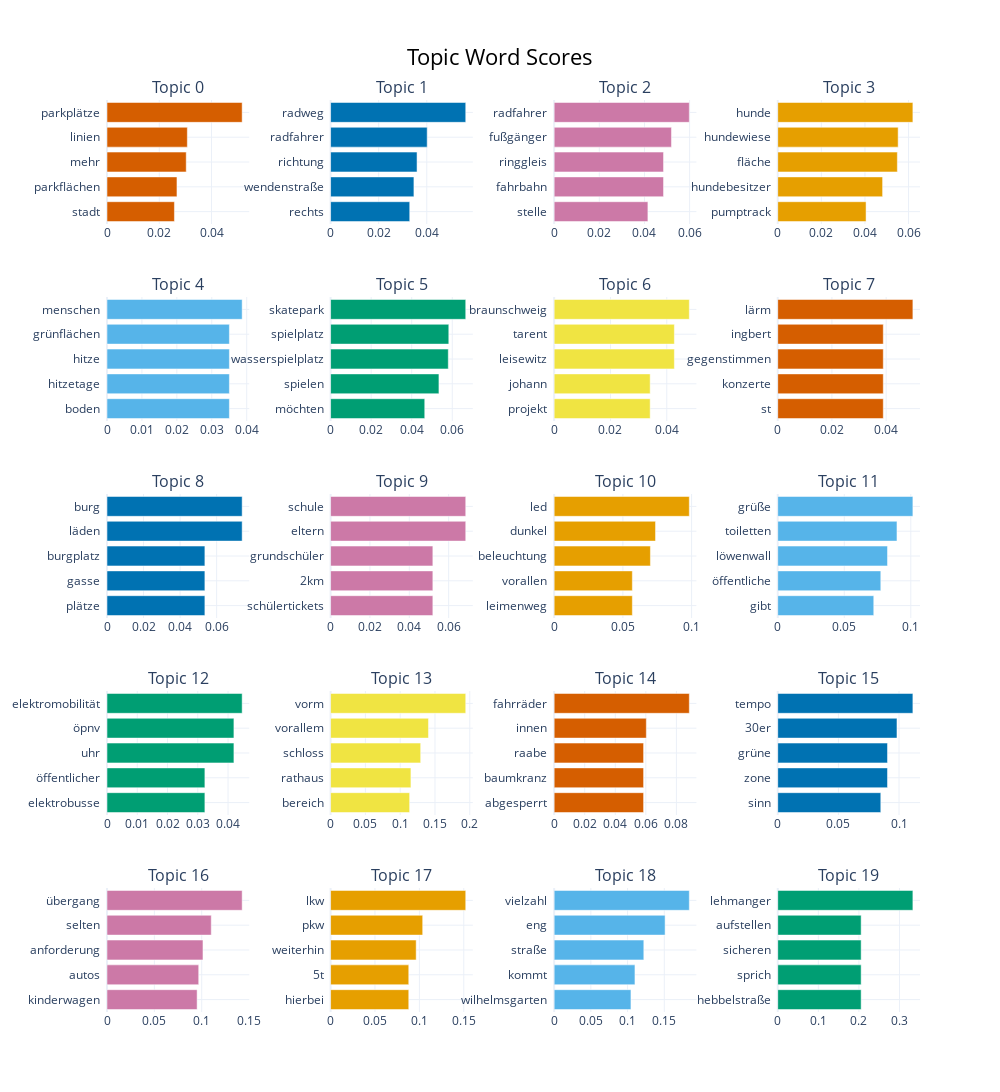

Notebook code for this chart:
### Code cell
topic_model.visualize_barchart(top_n_topics=20)

### Figure 1 — Plotly figure (JSON) as saved in the notebook; plotly's stock layout.template omitted (floating-point values rounded to 4 significant figures)
{"data": [{"marker": {"color": "#D55E00"}, "orientation": "h", "type": "bar", "x": [0.02581, 0.02678, 0.03032, 0.03075, 0.05173], "xaxis": "x", "y": ["stadt  ", "parkflächen  ", "mehr  ", "linien  ", "parkplätze  "], "yaxis": "y"}, {"marker": {"color": "#0072B2"}, "orientation": "h", "type": "bar", "x": [0.03292, 0.03466, 0.03596, 0.04017, 0.05621], "xaxis": "x2", "y": ["rechts  ", "wendenstraße  ", "richtung  ", "radfahrer  ", "radweg  "], "yaxis": "y2"}, {"marker": {"color": "#CC79A7"}, "orientation": "h", "type": "bar", "x": [0.04152, 0.04844, 0.04844, 0.05196, 0.05986], "xaxis": "x3", "y": ["stelle  ", "fahrbahn  ", "ringgleis  ", "fußgänger  ", "radfahrer  "], "yaxis": "y3"}, {"marker": {"color": "#E69F00"}, "orientation": "h", "type": "bar", "x": [0.04052, 0.0481, 0.05486, 0.05523, 0.06199], "xaxis": "x4", "y": ["pumptrack  ", "hundebesitzer  ", "fläche  ", "hundewiese  ", "hunde  "], "yaxis": "y4"}, {"marker": {"color": "#56B4E9"}, "orientation": "h", "type": "bar", "x": [0.03504, 0.03504, 0.03504, 0.03504, 0.0387], "xaxis": "x5", "y": ["boden  ", "hitzetage  ", "hitze  ", "grünflächen  ", "menschen  "], "yaxis": "y5"}, {"marker": {"color": "#009E73"}, "orientation": "h", "type": "bar", "x": [0.04643, 0.05343, 0.05804, 0.05829, 0.06665], "xaxis": "x6", "y": ["möchten  ", "spielen  ", "wasserspielplatz  ", "spielplatz  ", "skatepark  "], "yaxis": "y6"}, {"marker": {"color": "#F0E442"}, "orientation": "h", "type": "bar", "x": [0.0341, 0.0341, 0.04269, 0.04269, 0.048], "xaxis": "x7", "y": ["projekt  ", "johann  ", "leisewitz  ", "tarent  ", "braunschweig  "], "yaxis": "y7"}, {"marker": {"color": "#D55E00"}, "orientation": "h", "type": "bar", "x": [0.03894, 0.03894, 0.03894, 0.03894, 0.04987], "xaxis": "x8", "y": ["st  ", "konzerte  ", "gegenstimmen  ", "ingbert  ", "lärm  "], "yaxis": "y8"}, {"marker": {"color": "#0072B2"}, "orientation": "h", "type": "bar", "x": [0.05357, 0.05357, 0.05357, 0.07397, 0.07397], "xaxis": "x9", "y": ["plätze  ", "gasse  ", "burgplatz  ", "läden  ", "burg  "], "yaxis": "y9"}, {"marker": {"color": "#CC79A7"}, "orientation": "h", "type": "bar", "x": [0.05197, 0.05197, 0.05197, 0.06868, 0.06868], "xaxis": "x10", "y": ["schülertickets  ", "2km  ", "grundschüler  ", "eltern  ", "schule  "], "yaxis": "y10"}, {"marker": {"color": "#E69F00"}, "orientation": "h", "type": "bar", "x": [0.05688, 0.05688, 0.07004, 0.07375, 0.09833], "xaxis": "x11", "y": ["leimenweg  ", "vorallen  ", "beleuchtung  ", "dunkel  ", "led  "], "yaxis": "y11"}, {"marker": {"color": "#56B4E9"}, "orientation": "h", "type": "bar", "x": [0.07217, 0.07745, 0.08248, 0.0896, 0.1016], "xaxis": "x12", "y": ["gibt  ", "öffentliche  ", "löwenwall  ", "toiletten  ", "grüße  "], "yaxis": "y12"}, {"marker": {"color": "#009E73"}, "orientation": "h", "type": "bar", "x": [0.03235, 0.03235, 0.04194, 0.04194, 0.04467], "xaxis": "x13", "y": ["elektrobusse  ", "öffentlicher  ", "uhr  ", "öpnv  ", "elektromobilität  "], "yaxis": "y13"}, {"marker": {"color": "#F0E442"}, "orientation": "h", "type": "bar", "x": [0.1136, 0.1154, 0.1295, 0.1406, 0.1942], "xaxis": "x14", "y": ["bereich  ", "rathaus  ", "schloss  ", "vorallem  ", "vorm  "], "yaxis": "y14"}, {"marker": {"color": "#D55E00"}, "orientation": "h", "type": "bar", "x": [0.05853, 0.05853, 0.05853, 0.06031, 0.08845], "xaxis": "x15", "y": ["abgesperrt  ", "baumkranz  ", "raabe  ", "innen  ", "fahrräder  "], "yaxis": "y15"}, {"marker": {"color": "#0072B2"}, "orientation": "h", "type": "bar", "x": [0.08497, 0.09049, 0.09049, 0.0983, 0.1114], "xaxis": "x16", "y": ["sinn  ", "zone  ", "grüne  ", "30er  ", "tempo  "], "yaxis": "y16"}, {"marker": {"color": "#CC79A7"}, "orientation": "h", "type": "bar", "x": [0.09513, 0.09681, 0.1013, 0.1101, 0.1427], "xaxis": "x17", "y": ["kinderwagen  ", "autos  ", "anforderung  ", "selten  ", "übergang  "], "yaxis": "y17"}, {"marker": {"color": "#E69F00"}, "orientation": "h", "type": "bar", "x": [0.08805, 0.08805, 0.09639, 0.1037, 0.1522], "xaxis": "x18", "y": ["hierbei  ", "5t  ", "weiterhin  ", "pkw  ", "lkw  "], "yaxis": "y18"}, {"marker": {"color": "#56B4E9"}, "orientation": "h", "type": "bar", "x": [0.1046, 0.1101, 0.1221, 0.1511, 0.1841], "xaxis": "x19", "y": ["wilhelmsgarten  ", "kommt  ", "straße  ", "eng  ", "vielzahl  "], "yaxis": "y19"}, {"marker": {"color": "#009E73"}, "orientation": "h", "type": "bar", "x": [0.2054, 0.2054, 0.2054, 0.2054, 0.3329], "xaxis": "x20", "y": ["hebbelstraße  ", "sprich  ", "sicheren  ", "aufstellen  ", "lehmanger  "], "yaxis": "y20"}], "layout": {"annotations": [{"font": {"size": 16}, "showarrow": false, "text": "Topic 0", "x": 0.0875, "xanchor": "center", "xref": "paper", "y": 1.0, "yanchor": "bottom", "yref": "paper"}, {"font": {"size": 16}, "showarrow": false, "text": "Topic 1", "x": 0.3625, "xanchor": "center", "xref": "paper", "y": 1.0, "yanchor": "bottom", "yref": "paper"}, {"font": {"size": 16}, "showarrow": false, "text": "Topic 2", "x": 0.6375, "xanchor": "center", "xref": "paper", "y": 1.0, "yanchor": "bottom", "yref": "paper"}, {"font": {"size": 16}, "showarrow": false, "text": "Topic 3", "x": 0.9125, "xanchor": "center", "xref": "paper", "y": 1.0, "yanchor": "bottom", "yref": "paper"}, {"font": {"size": 16}, "showarrow": false, "text": "Topic 4", "x": 0.0875, "xanchor": "center", "xref": "paper", "y": 0.784, "yanchor": "bottom", "yref": "paper"}, {"font": {"size": 16}, "showarrow": false, "text": "Topic 5", "x": 0.3625, "xanchor": "center", "xref": "paper", "y": 0.784, "yanchor": "bottom", "yref": "paper"}, {"font": {"size": 16}, "showarrow": false, "text": "Topic 6", "x": 0.6375, "xanchor": "center", "xref": "paper", "y": 0.784, "yanchor": "bottom", "yref": "paper"}, {"font": {"size": 16}, "showarrow": false, "text": "Topic 7", "x": 0.9125, "xanchor": "center", "xref": "paper", "y": 0.784, "yanchor": "bottom", "yref": "paper"}, {"font": {"size": 16}, "showarrow": false, "text": "Topic 8", "x": 0.0875, "xanchor": "center", "xref": "paper", "y": 0.568, "yanchor": "bottom", "yref": "paper"}, {"font": {"size": 16}, "showarrow": false, "text": "Topic 9", "x": 0.3625, "xanchor": "center", "xref": "paper", "y": 0.568, "yanchor": "bottom", "yref": "paper"}, {"font": {"size": 16}, "showarrow": false, "text": "Topic 10", "x": 0.6375, "xanchor": "center", "xref": "paper", "y": 0.568, "yanchor": "bottom", "yref": "paper"}, {"font": {"size": 16}, "showarrow": false, "text": "Topic 11", "x": 0.9125, "xanchor": "center", "xref": "paper", "y": 0.568, "yanchor": "bottom", "yref": "paper"}, {"font": {"size": 16}, "showarrow": false, "text": "Topic 12", "x": 0.0875, "xanchor": "center", "xref": "paper", "y": 0.352, "yanchor": "bottom", "yref": "paper"}, {"font": {"size": 16}, "showarrow": false, "text": "Topic 13", "x": 0.3625, "xanchor": "center", "xref": "paper", "y": 0.352, "yanchor": "bottom", "yref": "paper"}, {"font": {"size": 16}, "showarrow": false, "text": "Topic 14", "x": 0.6375, "xanchor": "center", "xref": "paper", "y": 0.352, "yanchor": "bottom", "yref": "paper"}, {"font": {"size": 16}, "showarrow": false, "text": "Topic 15", "x": 0.9125, "xanchor": "center", "xref": "paper", "y": 0.352, "yanchor": "bottom", "yref": "paper"}, {"font": {"size": 16}, "showarrow": false, "text": "Topic 16", "x": 0.0875, "xanchor": "center", "xref": "paper", "y": 0.136, "yanchor": "bottom", "yref": "paper"}, {"font": {"size": 16}, "showarrow": false, "text": "Topic 17", "x": 0.3625, "xanchor": "center", "xref": "paper", "y": 0.136, "yanchor": "bottom", "yref": "paper"}, {"font": {"size": 16}, "showarrow": false, "text": "Topic 18", "x": 0.6375, "xanchor": "center", "xref": "paper", "y": 0.136, "yanchor": "bottom", "yref": "paper"}, {"font": {"size": 16}, "showarrow": false, "text": "Topic 19", "x": 0.9125, "xanchor": "center", "xref": "paper", "y": 0.136, "yanchor": "bottom", "yref": "paper"}], "height": 1250, "hoverlabel": {"bgcolor": "white", "font": {"family": "Rockwell", "size": 16}}, "showlegend": false, "title": {"font": {"color": "Black", "size": 22}, "text": "Topic Word Scores", "x": 0.5, "xanchor": "center", "yanchor": "top"}, "width": 1000, "xaxis": {"anchor": "y", "domain": [0, 0.175], "showgrid": true}, "xaxis10": {"anchor": "y10", "domain": [0.275, 0.45], "showgrid": true}, "xaxis11": {"anchor": "y11", "domain": [0.55, 0.725], "showgrid": true}, "xaxis12": {"anchor": "y12", "domain": [0.825, 1], "showgrid": true}, "xaxis13": {"anchor": "y13", "domain": [0, 0.175], "showgrid": true}, "xaxis14": {"anchor": "y14", "domain": [0.275, 0.45], "showgrid": true}, "xaxis15": {"anchor": "y15", "domain": [0.55, 0.725], "showgrid": true}, "xaxis16": {"anchor": "y16", "domain": [0.825, 1], "showgrid": true}, "xaxis17": {"anchor": "y17", "domain": [0, 0.175], "showgrid": true}, "xaxis18": {"anchor": "y18", "domain": [0.275, 0.45], "showgrid": true}, "xaxis19": {"anchor": "y19", "domain": [0.55, 0.725], "showgrid": true}, "xaxis2": {"anchor": "y2", "domain": [0.275, 0.45], "showgrid": true}, "xaxis20": {"anchor": "y20", "domain": [0.825, 1], "showgrid": true}, "xaxis3": {"anchor": "y3", "domain": [0.55, 0.725], "showgrid": true}, "xaxis4": {"anchor": "y4", "domain": [0.825, 1], "showgrid": true}, "xaxis5": {"anchor": "y5", "domain": [0, 0.175], "showgrid": true}, "xaxis6": {"anchor": "y6", "domain": [0.275, 0.45], "showgrid": true}, "xaxis7": {"anchor": "y7", "domain": [0.55, 0.725], "showgrid": true}, "xaxis8": {"anchor": "y8", "domain": [0.825, 1], "showgrid": true}, "xaxis9": {"anchor": "y9", "domain": [0, 0.175], "showgrid": true}, "yaxis": {"anchor": "x", "domain": [0.864, 1.0], "showgrid": true}, "yaxis10": {"anchor": "x10", "domain": [0.432, 0.568], "showgrid": true}, "yaxis11": {"anchor": "x11", "domain": [0.432, 0.568], "showgrid": true}, "yaxis12": {"anchor": "x12", "domain": [0.432, 0.568], "showgrid": true}, "yaxis13": {"anchor": "x13", "domain": [0.216, 0.352], "showgrid": true}, "yaxis14": {"anchor": "x14", "domain": [0.216, 0.352], "showgrid": true}, "yaxis15": {"anchor": "x15", "domain": [0.216, 0.352], "showgrid": true}, "yaxis16": {"anchor": "x16", "domain": [0.216, 0.352], "showgrid": true}, "yaxis17": {"anchor": "x17", "domain": [0, 0.136], "showgrid": true}, "yaxis18": {"anchor": "x18", "domain": [0, 0.136], "showgrid": true}, "yaxis19": {"anchor": "x19", "domain": [0, 0.136], "showgrid": true}, "yaxis2": {"anchor": "x2", "domain": [0.864, 1.0], "showgrid": true}, "yaxis20": {"anchor": "x20", "domain": [0, 0.136], "showgrid": true}, "yaxis3": {"anchor": "x3", "domain": [0.864, 1.0], "showgrid": true}, "yaxis4": {"anchor": "x4", "domain": [0.864, 1.0], "showgrid": true}, "yaxis5": {"anchor": "x5", "domain": [0.648, 0.784], "showgrid": true}, "yaxis6": {"anchor": "x6", "domain": [0.648, 0.784], "showgrid": true}, "yaxis7": {"anchor": "x7", "domain": [0.648, 0.784], "showgrid": true}, "yaxis8": {"anchor": "x8", "domain": [0.648, 0.784], "showgrid": true}, "yaxis9": {"anchor": "x9", "domain": [0.432, 0.568], "showgrid": true}}}
